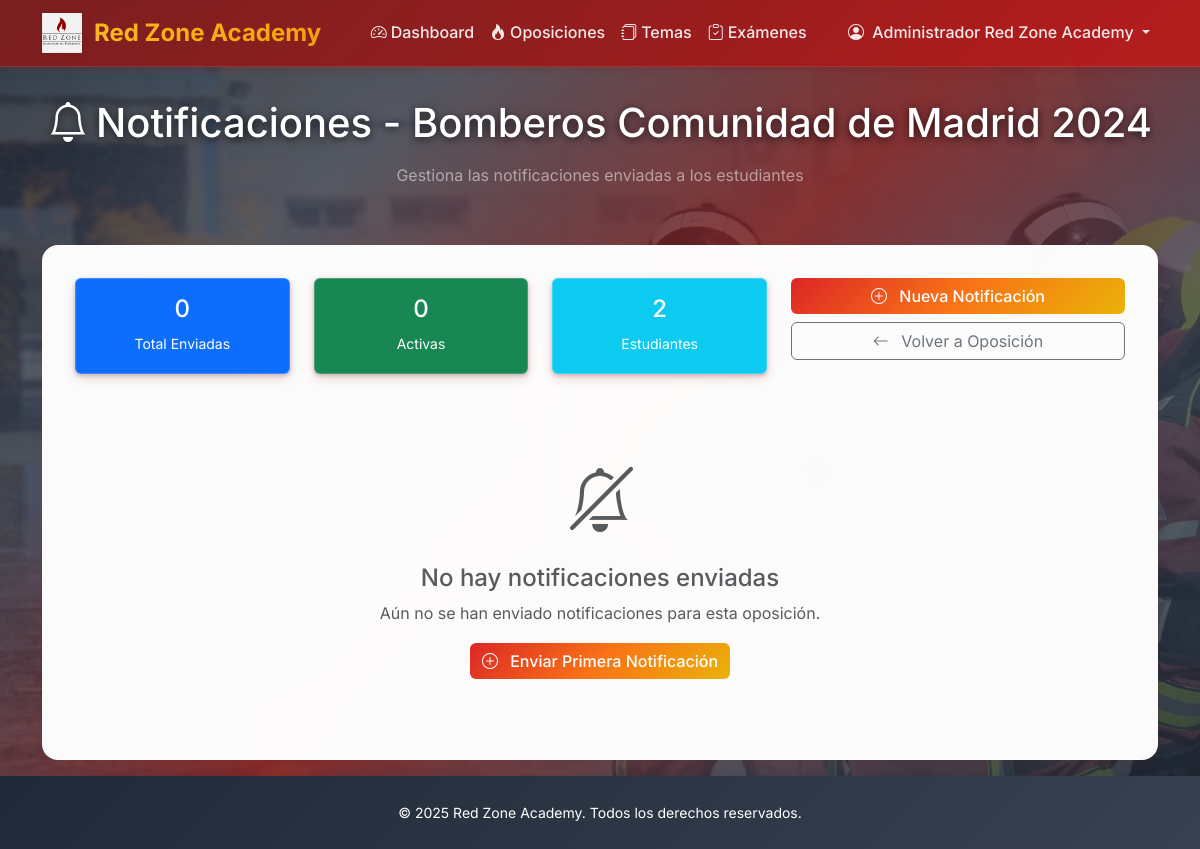
The app's page /dashboard/oposiciones/1/notificaciones/ (signed in), older data.
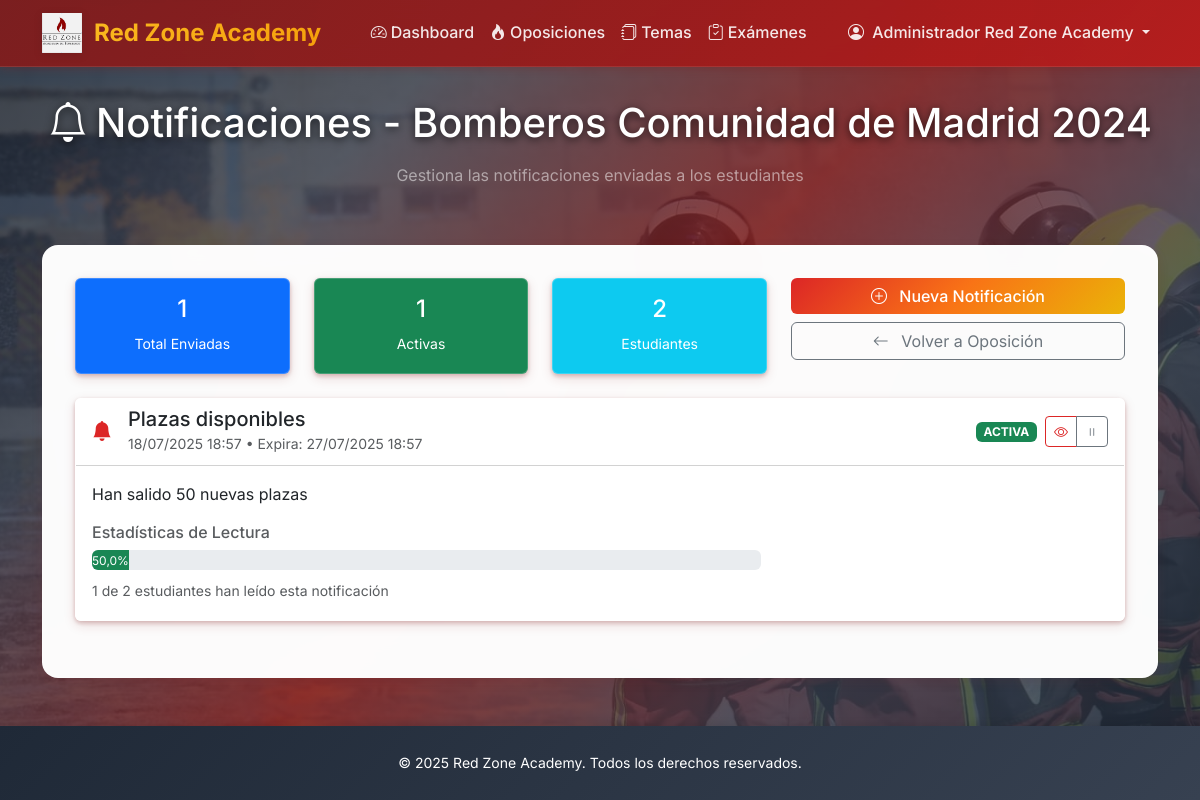
The same page, newer data.
### core/models.py (models this page shows, shortened)
class Notificacion(models.Model):
    enviado_por = models.ForeignKey(
        User,
        on_delete=models.CASCADE,
        related_name='notificaciones_enviadas',
        limit_choices_to={'user_type': 'admin'},
        help_text="Administrador que envía la notificación"
    )
    oposicion = models.ForeignKey(
        Oposicion,
        on_delete=models.CASCADE,
        related_name='notificaciones',
        help_text="Oposición a cuyos estudiantes se envía la notificación"
    )
    titulo = models.CharField(
        max_length=200,
        help_text="Título de la notificación"
    )
    mensaje = models.TextField(
        help_text="Contenido del mensaje"
    )
    tipo = models.CharField(
        max_length=20,
        choices=TipoNotificacion.choices,
        default=TipoNotificacion.INFORMACION,
        help_text="Tipo de notificación"
    )
    es_urgente = models.BooleanField(
        default=False,
        help_text="Notificación urgente (aparece destacada)"
    )
    requiere_confirmacion = models.BooleanField(
        default=False,
        help_text="Requiere que el estudiante confirme haber leído"
    )
    enlace_url = models.URLField(
        blank=True,
        help_text="URL opcional para más información"
    )
    enlace_texto = models.CharField(
        max_length=100,
        blank=True,
        help_text="Texto para el enlace"
    )
    fecha_creacion = models.DateTimeField(auto_now_add=True)
    fecha_expiracion = models.DateTimeField(
        blank=True,
        null=True,
        help_text="Fecha después de la cual la notificación no se muestra"
    )
    activa = models.BooleanField(
        default=True,
        help_text="Si la notificación está activa"
    )
    class Meta:
        ordering = ['-fecha_creacion']
        verbose_name = "Notificación"
        verbose_name_plural = "Notificaciones"
    @property
    def estudiantes_objetivo(self):
        return self.oposicion.alumnos_con_acceso.filter(user_type='student')
    @property
    def total_destinatarios(self):
        return self.estudiantes_objetivo.count()
    @property
    def total_leidas(self):
        return self.lecturas.count()
    @property
    def porcentaje_lectura(self):
        if self.total_destinatarios == 0:
            return 0
        return (self.total_leidas / self.total_destinatarios) * 100
    @property
    def esta_expirada(self):
        if not self.fecha_expiracion:
            return False
        from django.utils import timezone
        return timezone.now() > self.fecha_expiracion

class Oposicion(models.Model):
    nombre = models.CharField(max_length=200)
    descripcion = models.TextField()
    fecha_convocatoria = models.DateField()
    alumnos_con_acceso = models.ManyToManyField(
        User,
        limit_choices_to={'user_type': 'student'},
        blank=True,
        related_name='oposiciones_acceso'
    )
    created_at = models.DateTimeField(auto_now_add=True)
    updated_at = models.DateTimeField(auto_now=True)
    class Meta:
        verbose_name_plural = "Oposiciones"

### core/views_notificaciones.py (the view)
# urls.py: path('oposiciones/<int:oposicion_id>/notificaciones/', NotificacionesOposicionView.as_view(), name='notificaciones_oposicion'),
class NotificacionesOposicionView(AdminRequiredMixin, ListView):
    model = Notificacion
    template_name = 'core/notificaciones/notificaciones_oposicion.html'
    context_object_name = 'notificaciones'
    paginate_by = 10
    def dispatch(self, request, *args, **kwargs):
        self.oposicion = get_object_or_404(Oposicion, pk=kwargs['oposicion_id'])
        return super().dispatch(request, *args, **kwargs)
    def get_queryset(self):
        return self.oposicion.notificaciones.select_related('enviado_por').prefetch_related('lecturas')
    def get_context_data(self, **kwargs):
        context = super().get_context_data(**kwargs)
        context['oposicion'] = self.oposicion
        context['title'] = f'Notificaciones - {self.oposicion.nombre}'
        context['total_notificaciones'] = self.get_queryset().count()
        context['notificaciones_activas'] = self.get_queryset().filter(activa=True).count()
        return context

### accounts/models.py (called while the page is built)
    def is_admin(self):
        return self.user_type == 'admin'

    def is_student(self):
        return self.user_type == 'student'

### core/views.py (called while the page is built)
    def test_func(self):
        return self.request.user.is_authenticated and self.request.user.is_admin()

### templates/core/notificaciones/notificaciones_oposicion.html (shortened to what the changed rows need)
{% extends 'base.html' %}
{% block content %}
<div class="container">
    <div class="page-header text-center seamless mb-4">
        <h1 class="text-white mb-3">
            <i class="bi bi-bell me-2"></i>{{ title }}
        </h1>
    </div>
    <div class="main-content">
        <div class="row mb-4">
            <div class="col-md-8">
                <div class="row">
                    <div class="col-md-4">
                        <div class="card bg-primary text-white">
                            <div class="card-body text-center">
                                <h4>{{ total_notificaciones }}</h4>
                                <small>Total Enviadas</small>
                            </div>
                        </div>
                    </div>
                    <div class="col-md-4">
                        <div class="card bg-success text-white">
                            <div class="card-body text-center">
                                <h4>{{ notificaciones_activas }}</h4>
                                <small>Activas</small>
                            </div>
                        </div>
                    </div>
                </div>
            </div>
        </div>
        {% if notificaciones %}
            <div class="row">
                {% for notificacion in notificaciones %}
                <div class="col-12 mb-4">
                    <div class="card {% if not notificacion.activa %}border-secondary{% endif %}">
                        <div class="card-header {% if not notificacion.activa %}bg-light text-muted{% else %}bg-white{% endif %}">
                            <div class="d-flex justify-content-between align-items-center">
                                <div class="d-flex align-items-center">
                                    {% if notificacion.es_urgente %}
                                        <i class="bi bi-exclamation-triangle-fill text-danger me-3 fs-5"></i>
                                    {% elif notificacion.tipo == 'important' %}
                                        <i class="bi bi-exclamation-circle-fill text-warning me-3 fs-5"></i>
                                    {% elif notificacion.tipo == 'exam' %}
                                        <i class="bi bi-clipboard-check-fill text-success me-3 fs-5"></i>
                                    {% elif notificacion.tipo == 'file' %}
                                        <i class="bi bi-file-earmark-fill text-info me-3 fs-5"></i>
                                    {% else %}
                                        <i class="bi bi-bell-fill text-primary me-3 fs-5"></i>
                                    {% endif %}
                                    <div>
                                        <h5 class="mb-0">{{ notificacion.titulo }}</h5>
                                        <small class="text-muted">
                                            {{ notificacion.fecha_creacion|date:"d/m/Y H:i" }}
                                            {% if notificacion.fecha_expiracion %}
                                                • Expira: {{ notificacion.fecha_expiracion|date:"d/m/Y H:i" }}
                                            {% endif %}
                                        </small>
                                    </div>
                                </div>
                                <div class="d-flex align-items-center gap-2">
                                    {% if not notificacion.activa %}
                                        <span class="badge bg-secondary">DESACTIVADA</span>
                                    {% elif notificacion.esta_expirada %}
                                        <span class="badge bg-secondary">EXPIRADA</span>
                                    {% else %}
                                        <span class="badge bg-success">ACTIVA</span>
                                    {% endif %}
                                    <div class="btn-group btn-group-sm">
                                        <a href="{% url 'core:notificacion_detail' notificacion.pk %}"
                                           class="btn btn-outline-primary">
                                            <i class="bi bi-eye"></i>
                                        </a>
                                        <button class="btn btn-outline-secondary toggle-active-btn"
                                                data-notification-id="{{ notificacion.id }}"
                                                data-active="{{ notificacion.activa|yesno:'true,false' }}">
                                            {% if notificacion.activa %}
                                                <i class="bi bi-pause"></i>
                                            {% else %}
                                                <i class="bi bi-play"></i>
                                            {% endif %}
                                        </button>
                                    </div>
                                </div>
                            </div>
                        </div>
                        <div class="card-body">
                            <p class="mb-3">{{ notificacion.mensaje }}</p>
                            <div class="row">
                                <div class="col-md-8">
                                    <h6 class="text-muted mb-2">Estadísticas de Lectura</h6>
                                    <div class="progress mb-2" style="height: 20px;">
                                        <div class="progress-bar bg-success"
                                             style="width: {{ notificacion.porcentaje_lectura }}%"
                                             role="progressbar">
                                            {{ notificacion.porcentaje_lectura|floatformat:1 }}%
                                        </div>
                                    </div>
                                    <small class="text-muted">
                                        {{ notificacion.total_leidas }} de {{ notificacion.total_destinatarios }} estudiantes han leído esta notificación
                                    </small>
                                </div>
                                <div class="col-md-4">
                                </div>
                            </div>
                        </div>
                    </div>
                </div>
                {% endfor %}
            </div>
        {% else %}
            <div class="text-center py-5">
                <i class="bi bi-bell-slash text-muted" style="font-size: 4rem;"></i>
                <h4 class="mt-3 text-muted">No hay notificaciones enviadas</h4>
                <p class="text-muted">Aún no se han enviado notificaciones para esta oposición.</p>
                <a href="{% url 'core:enviar_notificacion' oposicion.pk %}" class="btn btn-primary">
                    <i class="bi bi-plus-circle me-2"></i>
                    Enviar Primera Notificación
                </a>
            </div>
        {% endif %}
    </div>
</div>
{% endblock %}

Row changes from the older to the newer data that the page shows:
added Notificacion: es_urgente False (drawn), titulo "Plazas disponibles", fecha_creacion "18/07/2025 18:57", fecha_expiracion "27/07/2025 18:57", activa "ACTIVA", mensaje "Han salido 50 nuevas plazas", porcentaje_lectura "50,0", total_leidas "1", total_destinatarios "2"
Text that changed along with them:
{{ total_notificaciones }}: "0" → "1"
{{ notificaciones_activas }}: "0" → "1"
text no longer shown: "No hay notificaciones enviadas Aún no se han enviado notificaciones para esta oposición. Enviar Primera Notificación"
